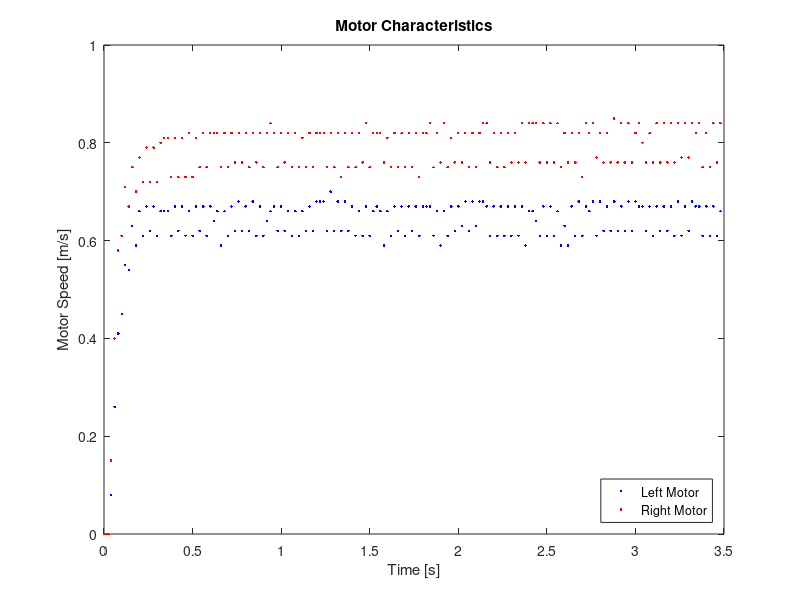

Here is the MATLAB script that generated this plot: (Note: this script raises an error after producing the figure.)
% Rocky project

% @author: Carlos and Thomas
% Date: March 2021

%% Base System
% A)

steptest_data = csvread('motordata.csv',0,0);
steptest_left = [0; steptest_data(:,1)]% - steptest_data(1,1);
steptest_right = [0; steptest_data(:,2)]% - steptest_data(2,1);
steptest_time = (0:20e-3:20e-3*(max(size(steptest_data))));

VinK_R = mean(steptest_left(80:160));
VinK_L = mean(steptest_right(80:160));

tauR = 0.0794;
tauL = 0.08451;

tau = mean([tauR, tauL])

%a = 12.2018;
fit_a = 11.83;
fit_b = 0.06338;

b = (fit_a * fit_b)/300

K = (fit_a*b)*tau

figure
plot(steptest_time, steptest_left,'b.')
hold on
%plot(steptest_time(80:160) ,steptest_right(80:160),'*')
plot(steptest_time, steptest_right,'r.')
hold off
title('Motor Characteristics')
xlabel('Time [s]')
ylabel('Motor Speed [m/s]')
legend('Left Motor','Right Motor','Location','Southeast')

%%
% B)
load('gyrotest.mat')
angle_rad_normalized = angle_rad - angle_rad(end);

[peak_angle, peak_index] = findpeaks(angle_rad_normalized);

% Fitting Data
t_fit = t(peak_index);

zeta_omegan = 0.2021; % From curve fitting session

damping_fit_time = mean(diff(t(peak_index)));

% Wd = Wn * sqrt(1 - zeta^2)
% Wd = (2 * pi) / T

Wd = (2 * pi) / damping_fit_time; % Hz
zeta = 0.0457;
wn = 4.4188;

% wn = sqrt(g / l_eff)
g = 9.8;
l_eff = g / wn^2;

% Plot Data and Peaks
figure
plot(t, angle_rad_normalized)
hold on
plot(t(peak_index), peak_angle, '*')
hold off
title('Natural Frequency Extraction')
xlabel('Time [s]')
ylabel('Measured Gyroscope Data')
legend('Measured Data','Extracted Peaks')